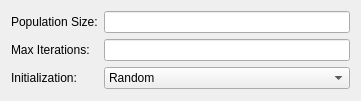
        <widget class="QWidget" name="formLayoutWidget_3">
         <property name="geometry">
          <rect>
           <x>-1</x>
           <y>0</y>
           <width>361</width>
           <height>101</height>
          </rect>
         </property>
         <layout class="QFormLayout" name="mult_layout">
          <item row="1" column="0">
           <widget class="QLabel" name="label_17">
            <property name="text">
             <string>Population Size:</string>
            </property>
           </widget>
          </item>
          <item row="1" column="1">
           <widget class="QLineEdit" name="population_size"/>
          </item>
          <item row="2" column="0">
           <widget class="QLabel" name="label_19">
            <property name="text">
             <string>Max Iterations:</string>
            </property>
           </widget>
          </item>
          <item row="2" column="1">
           <widget class="QLineEdit" name="max_iterations"/>
          </item>
          <item row="3" column="0">
           <widget class="QLabel" name="label_9">
            <property name="text">
             <string>Initialization:</string>
            </property>
           </widget>
          </item>
          <item row="3" column="1">
           <widget class="QComboBox" name="initCb">
            <item>
             <property name="text">
              <string>Random</string>
             </property>
            </item>
            <item>
             <property name="text">
              <string>Latin Hypercube Distribution</string>
             </property>
            </item>
           </widget>
          </item>
         </layout>
        </widget>
